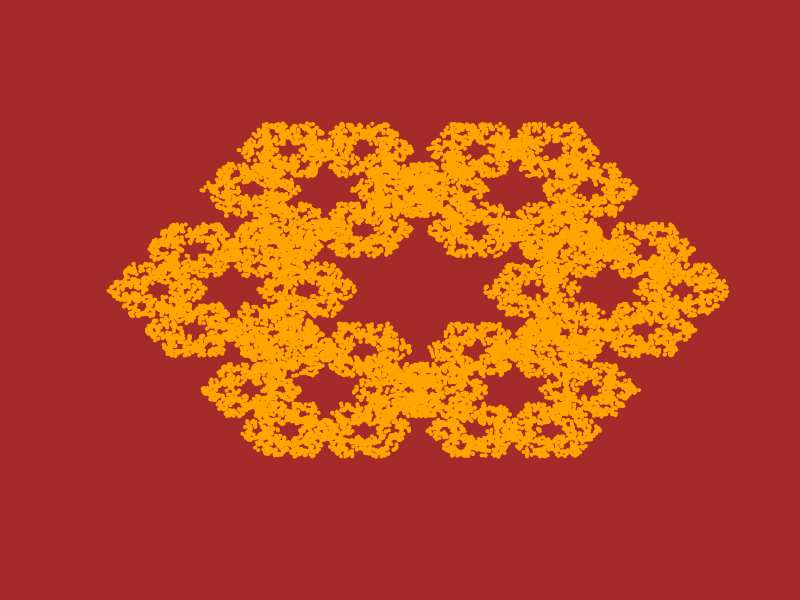

The R source for this figure:
# fractal generator.r
# by John Darcy, 1 MAY 2017

# These are the parameters for the fractal. 
# Edit them to make different fractals.

n_vertices <- 6        # attractor vertices - changes symmetry. 3 makes triangular symmetry. 5 makes pentagonal symmetry.
dist_frac <- 3/5      # attraction distance - changes the shape of the fractal. x/2 works well with odd vertices, x/5 works well with even vertices.
scaling <- 1         # zoom in or zoom out on the fractal
dotcol <- "orange"        # color of the fractal
bgcol <- "brown"    # color of the background
dotscale <- 0.4         # size of dots that are used to draw the fractal. 
iters <- 20000          # number of dots to draw. more dots take more time.
ncores <- 4				# number of cores for parallelization. doesn't actually speed anything up since drawing the fractal is rate-limiting.

point_between <- function(x0, y0, x1, y1, frac){
	dx <- x1 - x0
	dy <- y1 - y0
	x2 <- x0 + frac * dx
	y2 <- y0 + frac * dy
	return(c(x2, y2))
}

newpoint <- function(point0, vertices, frac){
	x0 <- point0[1]
	y0 <- point0[2]
	target <- vertices[sample(1: nrow(vertices), 1),]
	output <- point_between(x0, y0, target[1], target[2], frac)
	return(output)
}

# generate starting coordinates for a regular polygon
# done using a fixed radius and equal angles
circle_diam_frac <- scaling
vertices <- mat.or.vec(n_vertices,2)
colnames(vertices) <- c("x", "y")
theta <- 0
thetafrac <- (2 * pi)/n_vertices
centerx <- centery <- 100000 / 2
h <- (circle_diam_frac * 100000)/2
for(i in 1:n_vertices){
	dy <- sin(theta) * h
	dx <- cos(theta) * h
	xpoint <- centerx + dx
	ypoint <- centery + dy
	vertices[i,] <- c(xpoint, ypoint)
	theta <- theta + thetafrac
}	

if (ncores == 1){
	# start at vertex1 for simplicity
	cursorx <- vertices[1,1]
	cursory <- vertices[1,2]
	
	# make empty plot
	par(bg = bgcol)
	plot(1, type="n", axes=F, xlab="", ylab="", xlim=c(0, 100000) ,ylim=c(0, 100000))
	
	# iterate and draw
	for(i in 1:iters){
		coords_i <- newpoint(c(cursorx, cursory), vertices, dist_frac)
		points(coords_i[1], coords_i[2], pch=19, cex=dotscale, col=dotcol)
		cursorx <- coords_i[1]
		cursory <- coords_i[2]
	}
	
} else if (ncores > 1){
	library(parallel)
	# create initial list of cursor points
	cursors <- rep(list(vertices[1,]), ncores)
	
	# make empty plot
	par(bg = bgcol)
	plot(1, type="n", axes=F, xlab="", ylab="", xlim=c(0, 100000) ,ylim=c(0, 100000))

	# fewer iterations required for parallel
	iters <- round(iters / ncores)
	
	# iterate and draw
	for(i in 1:iters){
		
		coords_i <- (mclapply(cursors, newpoint, vertices=vertices, frac=dist_frac))
		coords_i_a <- simplify2array(coords_i)

		
		points(coords_i_a[1,], coords_i_a[2,], pch=19, cex=dotscale, col=dotcol)
		cursors <- coords_i
	}


} else {
	print("invalid number of cores, try again.")
}
